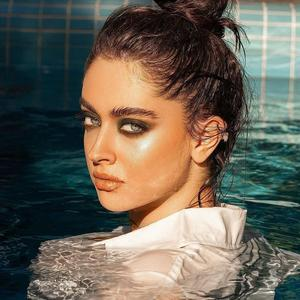
#> input picture BeforePretreatment/000002_upsampled_1.jpg, 300 x 300 px; its folder holds only this picture in this run
$ python BeforeLeftRightFlip.py
#> lines starting #> are read from the running program, lines starting #| are printed output that depends on the picture
import os
import shutil
from PIL import Image, ImageOps

# 元画像ディレクトリ
SRC_DIR = 'BeforePretreatment'
# 反転画像保存先ディレクトリ
DST_DIR = 'BeforeLeftRightFlip'

# 対象拡張子
IMG_EXTS = ('.jpg', '.jpeg', '.png')


def augment_fliplr(src_dir, dst_dir):
    # 出力ディレクトリが存在する場合は削除
#> called with src_dir = 'BeforePretreatment', dst_dir = 'BeforeLeftRightFlip'
    if os.path.exists(dst_dir):
        shutil.rmtree(dst_dir)
        print(f"既存の出力ディレクトリを削除しました: {dst_dir}")

    # 新しい出力ディレクトリを作成
    os.makedirs(dst_dir)
    print(f"新しい出力ディレクトリを作成しました: {dst_dir}")

    for fname in os.listdir(src_dir):
        if not fname.lower().endswith(IMG_EXTS):
            continue
        if '_fliplr' in fname:
            continue  # 既に反転済み画像はスキップ
        src_path = os.path.join(src_dir, fname)
        name, ext = os.path.splitext(fname)
        flip_name = f"{name}_fliplr{ext}"
        flip_path = os.path.join(dst_dir, flip_name)

        try:
            with Image.open(src_path) as img:
#> img is the input picture: PIL image 300x300 RGB; mean R, G, B 106, 98.8, 86.1
                flipped_img = ImageOps.mirror(img)
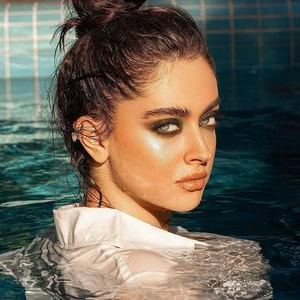
#> flipped_img: PIL image 300x300 RGB; mean R, G, B 106, 98.8, 86.1
                flipped_img.save(flip_path)
                print(f"保存: {flip_path}")
        except Exception as e:
            print(f"エラー: {src_path} -> {e}")


def main():
    augment_fliplr(SRC_DIR, DST_DIR)


if __name__ == '__main__':
    main()

$ run again, on BeforePretreatment/000017_upsampled_46.jpg
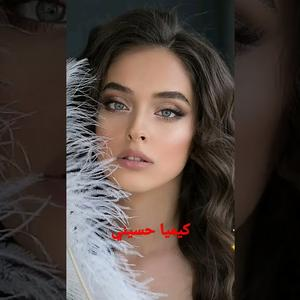
#> input picture BeforePretreatment/000017_upsampled_46.jpg, 300 x 300 px
#> in augment_fliplr, img is the input picture: PIL image 300x300 RGB; mean R, G, B 76.1, 64.8, 59.7
#> in augment_fliplr, `flipped_img = ImageOps.mirror(img)`:
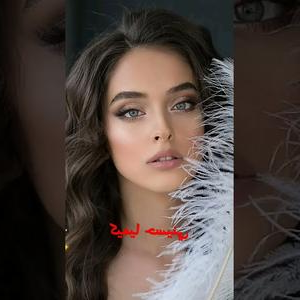
#> flipped_img: PIL image 300x300 RGB; mean R, G, B 76.1, 64.8, 59.7

$ run again, on BeforePretreatment/000018_upsampled_20.jpg
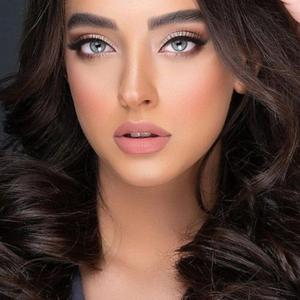
#> input picture BeforePretreatment/000018_upsampled_20.jpg, 300 x 300 px
#> in augment_fliplr, img is the input picture: PIL image 300x300 RGB; mean R, G, B 100.1, 72.8, 63
#> in augment_fliplr, `flipped_img = ImageOps.mirror(img)`:
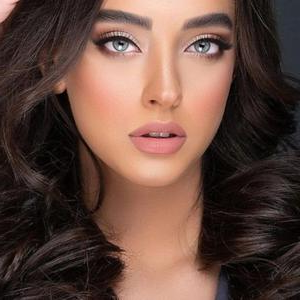
#> flipped_img: PIL image 300x300 RGB; mean R, G, B 100.1, 72.8, 63
